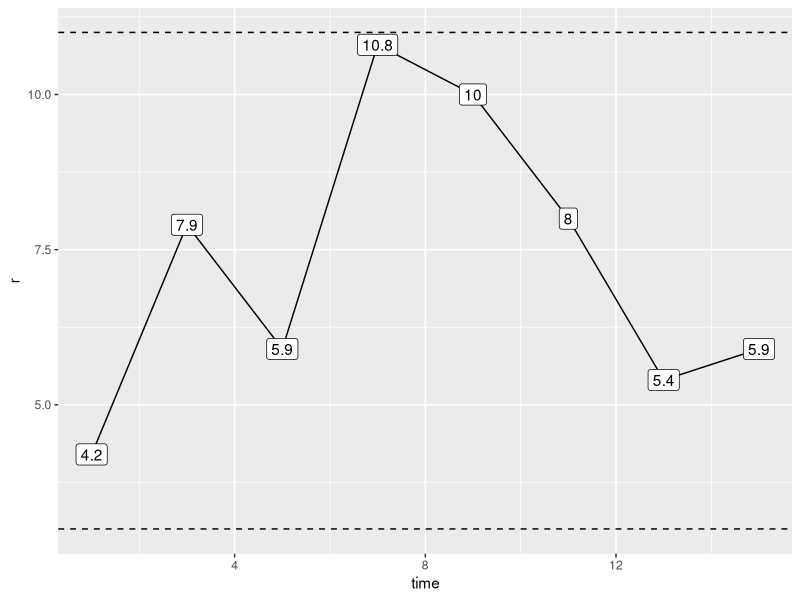
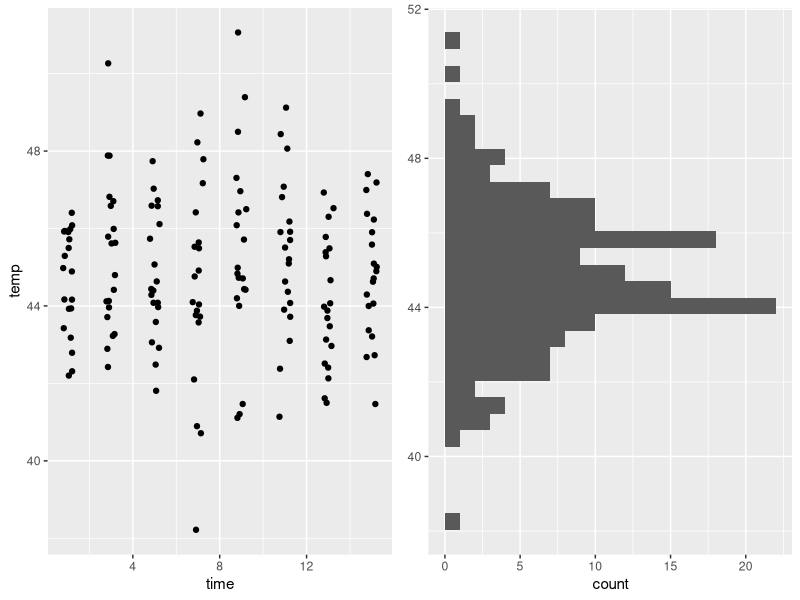

Here is the R script that generated these plots, in order:
# 05_workshop_solutions.R
# Tim Fraser
# Workshop 5: Statistical process control (worked solutions)
# Chapter: Statistical Process Control in R

# Let's demo some statistical process control!

library(dplyr)
library(readr)
library(ggplot2)
#install.packages("ggpubr")
library(ggpubr)

# Read in our data
water = read_csv("workshops/onsen.csv")

# Let’s measure the range of each subgroup, and make a nice rounded label
stat = water %>%
  group_by(time) %>%
  summarize(r = temp %>% range() %>% diff() %>% abs(),
            label = round(r, 2)) 

# Suppose we calculated an upper and lower specification limit, which were 11 and 3
# for simplicity, I’m just writing these in so we can demo the geom_hline function in ggplot()
line = stat %>%
  summarize(upper = 11, lower = 3)

# We can add horizontal lines too!
ggplot() +
  geom_hline(data = line, mapping = aes(yintercept = upper), linetype = "dashed") +
  geom_hline(data = line, mapping = aes(yintercept = lower), linetype = "dashed") +
  geom_line(data = stat, mapping = aes(x = time, y = r)) +
  geom_point(data = stat, mapping = aes(x = time, y = r),
             size = 5, shape = 21, fill = "white", color = "black") +
  #geom_text(data = stat, mapping = aes(x = time, y = r + 0.5, label = label))
  geom_label(data = stat, mapping = aes(x = time, y = r, label = label)) 
  
  
# Or, we can visualize the whole process in g1 and g2
g1 = ggplot() +
  # geom_point(data = water, mapping = aes(x = time, y = temp))
  geom_jitter(data = water, mapping = aes(x = time, y = temp),
              width = 0.25)

g2 = ggplot() +
  geom_histogram(data = water, mapping = aes(x = temp)) +
  coord_flip() +
  labs(x = NULL)

# Combine them!
ggarrange(g1, g2)
2


# Let’s calculate sigma_s and sigma_t!
water %>%
  group_by(time) %>%
  summarize(xbar = mean(temp),
            r = max(temp) - min(temp),
            sd = sd(temp),
            nw = n(),
            df = nw - 1) %>%
  # How to get sigma-short!
  #   we're trying to pool the standard deviation from all these different subgroups
  #   to approximate the average standard deviation
  ungroup() %>%
  mutate(
    sigma_s = sqrt(sum(df * sd^2) / sum(df) ),
  #    sigma_s = sqrt(mean(sd^2))
    sigma_t = sd(water$temp),
    se = sigma_s / sqrt(nw),
    upper = mean(xbar) + 3*se,
    lower = mean(xbar) - 3*se
    )


# How do we approximate sigma-short?
dn = function(n = 12, reps = 1e4){
    # For 10,0000 reps
  tibble(rep = 1:reps) %>%
    # For each rep,
    group_by(rep) %>%
    # Simulate the ranges of n values
    summarize(r = rnorm(n = n, mean = 0, sd = 1) %>% range() %>% diff() %>% abs()) %>%
    ungroup() %>%
    # And calculate...
    summarize(
      # Mean range
      d2 = mean(r),
      # standard deviation of ranges
      d3 = sd(r),
      # and constants for obtaining lower and upper ci for rbar
      D3 = 1 - 3*(d3/d2), # sometimes written D3
      D4 = 1 + 3*(d3/d2), # sometimes written D4
      # Sometimes D3 goes negative; we need to bound it at zero
      D3 = if_else(D3 < 0, true = 0, false = D3) ) %>%
    return()
}


dn(n = 12)


#Let's write a function bn() to calculate our B3 and B4 statistics for any subgroup size n
bn = function(n, reps = 1e4){
  tibble(rep = 1:reps) %>%
    group_by(rep) %>%
    summarize(s = rnorm(n, mean = 0, sd = 1) %>% sd()) %>%
    summarize(b2 = mean(s), 
              b3 = sd(s),
              C4 = b2, # this is sometimes called C4
              A3 = 3 / (b2 * sqrt( n  )),
              B3 = 1 - 3 * b3/b2,
              B4 = 1 + 3 * b3/b2,
              # bound B3 at 0, since we can't have a standard deviation below 0
              B3 = if_else(B3 < 0, true = 0, false = B3)) %>%
  return()
}

# For a subgroup of size 12
stat = bn(n = 12)
# Statistic of interest
sbar = 2.5 
# Lower Control Limit
sbar * stat$B3
# Upper control limit
sbar * stat$B4
